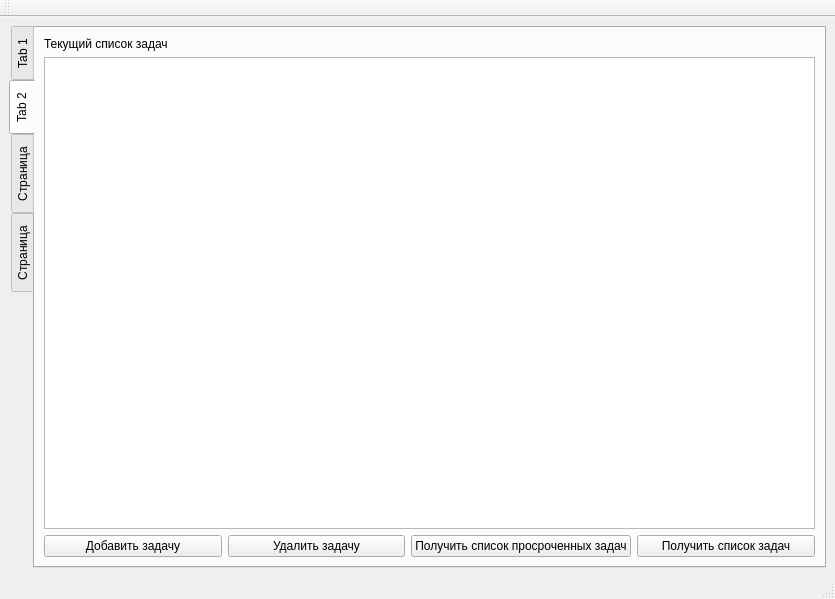
<?xml version="1.0" encoding="UTF-8"?>
<ui version="4.0">
 <class>MainWindow</class>
 <widget class="QMainWindow" name="MainWindow">
  <property name="geometry">
   <rect>
    <x>0</x>
    <y>0</y>
    <width>835</width>
    <height>599</height>
   </rect>
  </property>
  <property name="windowTitle">
   <string>MainWindow</string>
  </property>
  <widget class="QWidget" name="centralwidget">
   <property name="enabled">
    <bool>true</bool>
   </property>
   <property name="autoFillBackground">
    <bool>false</bool>
   </property>
   <layout class="QGridLayout" name="gridLayout_2">
    <item row="0" column="0">
     <layout class="QHBoxLayout" name="horizontalLayout_2">
      <item>
       <widget class="QTabWidget" name="tabWidget">
        <property name="tabPosition">
         <enum>QTabWidget::West</enum>
        </property>
        <property name="tabShape">
         <enum>QTabWidget::Rounded</enum>
        </property>
        <property name="currentIndex">
         <number>1</number>
        </property>
        <property name="elideMode">
         <enum>Qt::ElideNone</enum>
        </property>
        <property name="usesScrollButtons">
         <bool>true</bool>
        </property>
        <property name="documentMode">
         <bool>false</bool>
        </property>
        <property name="tabsClosable">
         <bool>false</bool>
        </property>
        <property name="movable">
         <bool>false</bool>
        </property>
        <property name="tabBarAutoHide">
         <bool>false</bool>
        </property>
        <widget class="QWidget" name="widget">
         <attribute name="title">
          <string>Tab 1</string>
         </attribute>
        </widget>
        <widget class="QWidget" name="tab_employee_task">
         <attribute name="title">
          <string>Tab 2</string>
         </attribute>
         <layout class="QGridLayout" name="gridLayout_4">
          <item row="1" column="0">
           <widget class="QPushButton" name="createTaskButton">
            <property name="text">
             <string>Добавить задачу</string>
            </property>
           </widget>
          </item>
          <item row="1" column="1">
           <widget class="QPushButton" name="deleteTaskButton">
            <property name="text">
             <string>Удалить задачу</string>
            </property>
           </widget>
          </item>
          <item row="1" column="2">
           <widget class="QPushButton" name="getLastTaskButton">
            <property name="text">
             <string>Получить список просроченных задач</string>
            </property>
           </widget>
          </item>
          <item row="1" column="3">
           <widget class="QPushButton" name="getTaskTable">
            <property name="text">
             <string>Получить список задач</string>
            </property>
           </widget>
          </item>
          <item row="0" column="0" colspan="4">
           <layout class="QVBoxLayout" name="verticalLayout_2">
            <item>
             <widget class="QLabel" name="txtTaskTable">
              <property name="layoutDirection">
               <enum>Qt::LeftToRight</enum>
              </property>
              <property name="frameShape">
               <enum>QFrame::NoFrame</enum>
              </property>
              <property name="frameShadow">
               <enum>QFrame::Plain</enum>
              </property>
              <property name="text">
               <string>Текущий список задач</string>
              </property>
             </widget>
            </item>
            <item>
             <widget class="QTableView" name="tableViewEmployeeTask"/>
            </item>
           </layout>
          </item>
         </layout>
        </widget>
        <widget class="QWidget" name="tab_create_task">
         <attribute name="title">
          <string>Страница</string>
         </attribute>
         <layout class="QGridLayout" name="gridLayout_5">
          <item row="0" column="0">
           <layout class="QGridLayout" name="gridLayout">
            <item row="0" column="0">
             <layout class="QHBoxLayout" name="horizontalLayout_15">
              <item>
               <widget class="QLabel" name="txrSurname">
                <property name="text">
                 <string>Фамилия</string>
                </property>
               </widget>
              </item>
              <item>
               <widget class="QLineEdit" name="surnameEdit"/>
              </item>
             </layout>
            </item>
            <item row="1" column="0">
             <layout class="QHBoxLayout" name="horizontalLayout">
              <item>
               <widget class="QLabel" name="txtName">
                <property name="text">
                 <string>Имя: </string>
                </property>
               </widget>
              </item>
              <item>
               <widget class="QLineEdit" name="nameEdit"/>
              </item>
             </layout>
            </item>
            <item row="2" column="0">
             <layout class="QHBoxLayout" name="horizontalLayout_4">
              <item>
               <widget class="QLabel" name="txtPantronymic">
                <property name="text">
                 <string>Отчество</string>
                </property>
               </widget>
              </item>
              <item>
               <widget class="QLineEdit" name="pantronymicEdit"/>
              </item>
             </layout>
            </item>
            <item row="3" column="0">
             <layout class="QHBoxLayout" name="horizontalLayout_5">
              <item>
               <widget class="QLabel" name="txtTask">
                <property name="text">
                 <string>Наименование задачи</string>
                </property>
               </widget>
              </item>
              <item>
               <widget class="QLineEdit" name="TaskEdit"/>
              </item>
             </layout>
            </item>
            <item row="4" column="0">
             <layout class="QHBoxLayout" name="horizontalLayout_6">
              <item>
               <widget class="QLabel" name="txtDate">
                <property name="text">
                 <string>Дата выполнения</string>
                </property>
               </widget>
              </item>
              <item>
               <widget class="QDateEdit" name="dateEdit"/>
              </item>
             </layout>
            </item>
            <item row="5" column="0">
             <layout class="QVBoxLayout" name="verticalLayout_6">
              <item>
               <widget class="QCheckBox" name="Dependency">
                <property name="layoutDirection">
                 <enum>Qt::LeftToRight</enum>
                </property>
                <property name="text">
                 <string>Зависимость от других задач</string>
                </property>
               </widget>
              </item>
              <item>
               <layout class="QHBoxLayout" name="horizontalLayoutChoseTask">
                <item>
                 <widget class="QCheckBox" name="isParenrTask">
                  <property name="layoutDirection">
                   <enum>Qt::LeftToRight</enum>
                  </property>
                  <property name="text">
                   <string>Родительская задача</string>
                  </property>
                 </widget>
                </item>
                <item>
                 <widget class="QCheckBox" name="isTabTask">
                  <property name="layoutDirection">
                   <enum>Qt::LeftToRight</enum>
                  </property>
                  <property name="text">
                   <string>Подзадача</string>
                  </property>
                 </widget>
                </item>
               </layout>
              </item>
              <item>
               <layout class="QHBoxLayout" name="horizontalLayoutParentTask">
                <item>
                 <widget class="QLabel" name="txtParentTask">
                  <property name="text">
                   <string>Наименование родительской задачи:</string>
                  </property>
                 </widget>
                </item>
                <item>
                 <widget class="QLineEdit" name="ParentTaskEdit"/>
                </item>
               </layout>
              </item>
             </layout>
            </item>
            <item row="6" column="0">
             <layout class="QHBoxLayout" name="horizontalLayout_3">
              <item>
               <widget class="QLabel" name="txtStatus">
                <property name="text">
                 <string>Cтатус: </string>
                </property>
               </widget>
              </item>
              <item>
               <widget class="QLineEdit" name="statusEdit"/>
              </item>
             </layout>
            </item>
            <item row="7" column="0">
             <layout class="QHBoxLayout" name="horizontalLayout_13">
              <item>
               <widget class="QPushButton" name="createTaskButton_2">
                <property name="text">
                 <string>Добавить задачу</string>
                </property>
               </widget>
              </item>
              <item>
               <widget class="QPushButton" name="returnToTableButton">
                <property name="text">
                 <string>Вернуться к списку задач</string>
                </property>
               </widget>
              </item>
             </layout>
            </item>
           </layout>
          </item>
         </layout>
        </widget>
        <widget class="QWidget" name="tab_delete_task">
         <attribute name="title">
          <string>Страница</string>
         </attribute>
         <layout class="QGridLayout" name="gridLayout_3">
          <item row="0" column="0" colspan="2">
           <layout class="QHBoxLayout" name="horizontalLayout_8">
            <item>
             <widget class="QLabel" name="txtSurnameD">
              <property name="text">
               <string>Фамилия</string>
              </property>
             </widget>
            </item>
            <item>
             <widget class="QLineEdit" name="surnameEditD"/>
            </item>
           </layout>
          </item>
          <item row="1" column="0" colspan="2">
           <layout class="QHBoxLayout" name="horizontalLayout_9">
            <item>
             <widget class="QLabel" name="txtNameD">
              <property name="text">
               <string>Имя: </string>
              </property>
             </widget>
            </item>
            <item>
             <widget class="QLineEdit" name="nameEditD"/>
            </item>
           </layout>
          </item>
          <item row="2" column="0" colspan="2">
           <layout class="QHBoxLayout" name="horizontalLayout_10">
            <item>
             <widget class="QLabel" name="txtPantronymicD">
              <property name="text">
               <string>Отчество</string>
              </property>
             </widget>
            </item>
            <item>
             <widget class="QLineEdit" name="pantronymicEditD"/>
            </item>
           </layout>
          </item>
          <item row="3" column="0" colspan="2">
           <layout class="QHBoxLayout" name="horizontalLayout_11">
            <item>
             <widget class="QLabel" name="txtTaskNameD">
              <property name="text">
               <string>Наименование задачи</string>
              </property>
             </widget>
            </item>
            <item>
             <widget class="QLineEdit" name="taskNameEditD"/>
            </item>
           </layout>
          </item>
          <item row="4" column="0">
           <widget class="QPushButton" name="deleteTaskButton_2">
            <property name="text">
             <string>Удалить задачу</string>
            </property>
           </widget>
          </item>
          <item row="4" column="1">
           <widget class="QPushButton" name="returnToTableButtonD">
            <property name="text">
             <string>Вернуться к списку задач</string>
            </property>
           </widget>
          </item>
         </layout>
        </widget>
       </widget>
      </item>
     </layout>
    </item>
   </layout>
  </widget>
  <widget class="QMenuBar" name="menubar">
   <property name="geometry">
    <rect>
     <x>0</x>
     <y>0</y>
     <width>835</width>
     <height>25</height>
    </rect>
   </property>
  </widget>
  <widget class="QStatusBar" name="statusbar"/>
  <widget class="QToolBar" name="toolBar">
   <property name="windowTitle">
    <string>toolBar</string>
   </property>
   <attribute name="toolBarArea">
    <enum>TopToolBarArea</enum>
   </attribute>
   <attribute name="toolBarBreak">
    <bool>false</bool>
   </attribute>
  </widget>
 </widget>
 <resources/>
 <connections/>
</ui>
